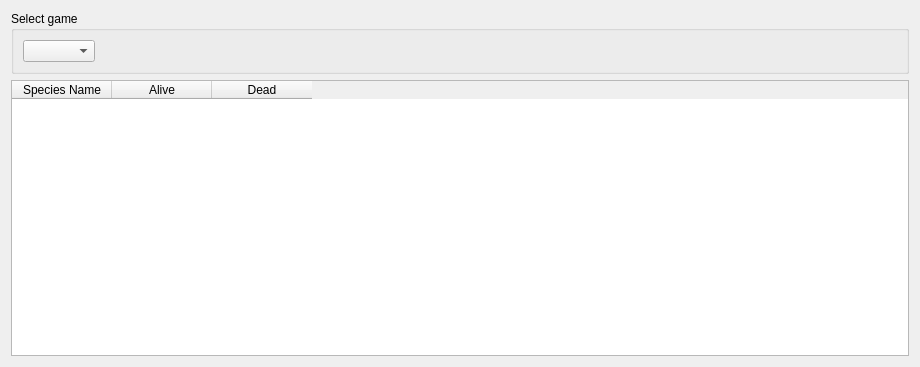
<?xml version="1.0" encoding="UTF-8"?>
<ui version="4.0">
 <class>StatisticsWindow</class>
 <widget class="QDialog" name="StatisticsWindow">
  <property name="geometry">
   <rect>
    <x>0</x>
    <y>0</y>
    <width>920</width>
    <height>367</height>
   </rect>
  </property>
  <property name="windowTitle">
   <string>Dialog</string>
  </property>
  <layout class="QVBoxLayout" name="verticalLayout">
   <item>
    <widget class="QGroupBox" name="groupBox">
     <property name="title">
      <string>Select game</string>
     </property>
     <layout class="QHBoxLayout" name="horizontalLayout_2">
      <item>
       <widget class="QComboBox" name="gameSelector"/>
      </item>
      <item>
       <spacer name="horizontalSpacer">
        <property name="orientation">
         <enum>Qt::Horizontal</enum>
        </property>
        <property name="sizeHint" stdset="0">
         <size>
          <width>40</width>
          <height>20</height>
         </size>
        </property>
       </spacer>
      </item>
     </layout>
    </widget>
   </item>
   <item>
    <widget class="QTableWidget" name="tableWidget">
     <column>
      <property name="text">
       <string>Species Name</string>
      </property>
     </column>
     <column>
      <property name="text">
       <string>Alive</string>
      </property>
     </column>
     <column>
      <property name="text">
       <string>Dead</string>
      </property>
     </column>
    </widget>
   </item>
  </layout>
 </widget>
 <resources/>
 <connections/>
</ui>
